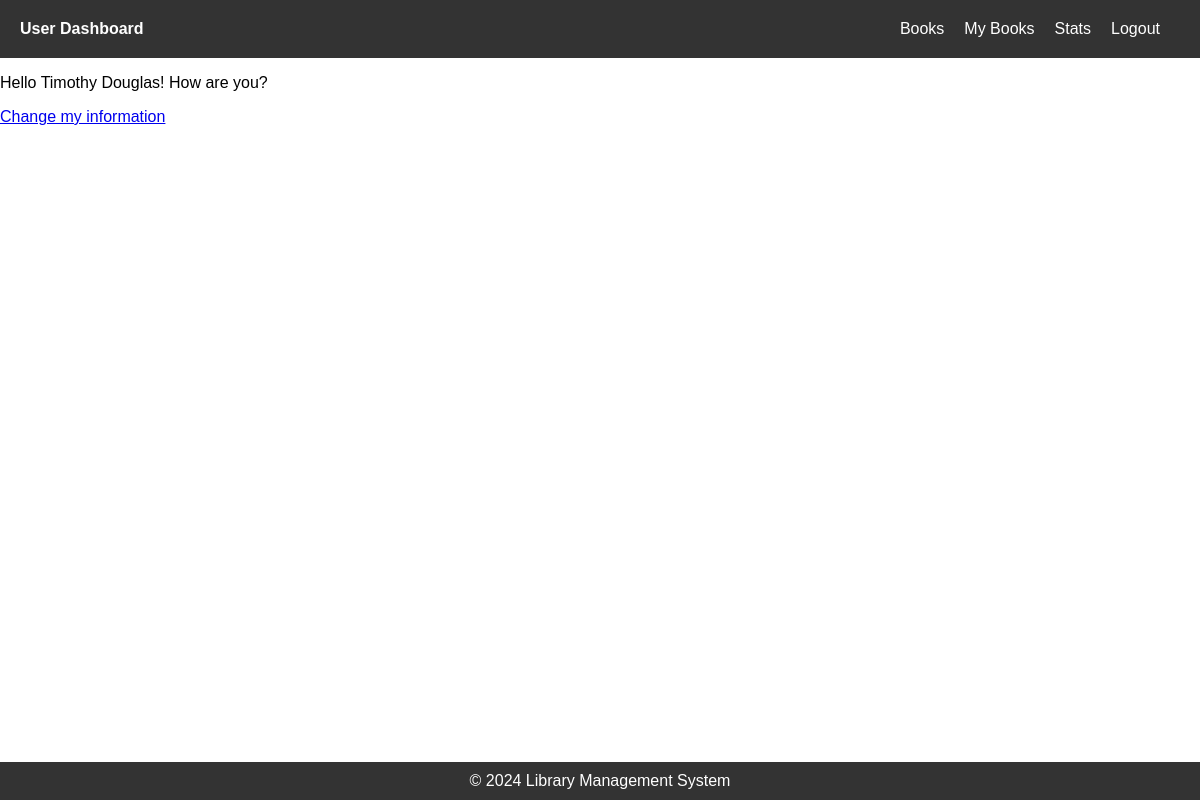
Before: /user_dashboard (signed in) with the older database file.
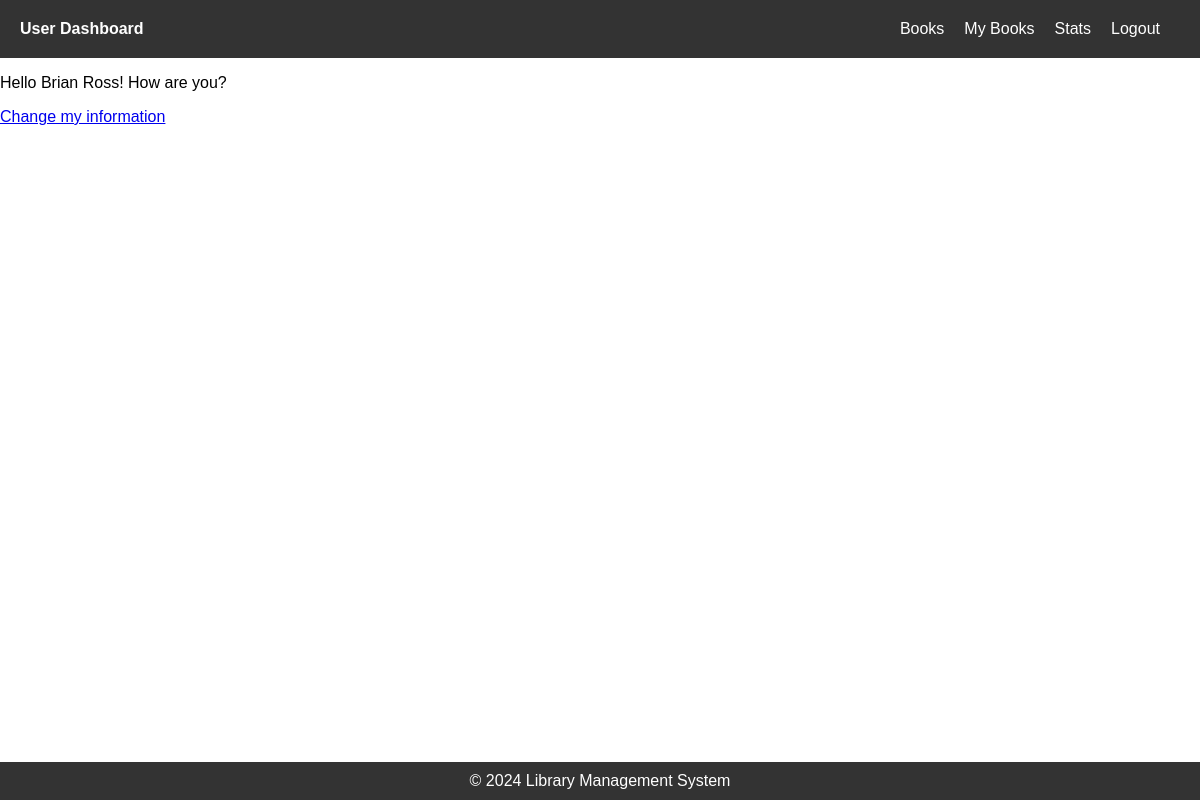
After: the same page with the newer database file.
### application/models.py (models this page shows, shortened)
class User(db.Model, UserMixin):
    id = db.Column(db.Integer, primary_key=True)
    name = db.Column(db.String(50), nullable=False)
    email = db.Column(db.String(100), nullable=False, unique=True)
    phone = db.Column(db.String(15), nullable=False, unique=True)
    password = db.Column(db.String(128), nullable=False)
    address = db.Column(db.String(255), nullable=True)
    gender = db.Column(db.String(10), nullable=True)
    role = db.Column(db.String(20), nullable=False, default="user")
    date_registered = db.Column(db.DateTime, nullable=False, default=db.func.current_timestamp())
    last_login = db.Column(db.DateTime, nullable=True)
    requests = relationship('Request', back_populates='user')
    feedbacks = relationship('Feedback', back_populates='user')
    allocated_books = relationship('Book', secondary=user_allocated_books_association, back_populates='users')

### application/routes.py (the view)
@app.route('/user_dashboard')
@login_required
def user_dashboard():
    return render_template('user/user_dashboard.html')

### application/routes.py (called while the page is built)
@login_manager.user_loader
def load_user(user_id):
    return User.query.get(int(user_id))

### templates/user/user_dashboard.html (shortened to what this page needs)
<!DOCTYPE html>
<html lang="en">
<head>
    <link rel="stylesheet" href="{{ url_for('static', filename='user/user_dashboard.css') }}">
    <link rel="stylesheet" href="{{ url_for('static', filename='librarian_nav.css') }}">
    <link rel="stylesheet" href="{{ url_for('static', filename='footer.css') }}">
</head>
<body>
    <header>
        <nav>
            <ul>
                <li><a href="{{ url_for('user_dashboard') }}" class="dashboard-link">User Dashboard</a></li>
                <li class="navbar-right"><a href="{{ url_for('logout') }}">Logout</a></li>
                <li class="navbar-right"><a href="{{ url_for('user_stats') }}">Stats</a></li>
                <li class="navbar-right"><a href="{{ url_for('my_books') }}">My Books</a></li>
                <li class="navbar-right"><a href="{{ url_for('view_sections') }}">Books</a></li>
            </ul>
        </nav>
    </header>
    <main>
        <div class="user-info">
            <p>Hello {{current_user.name}}! How are you?</p>
            <p><a href="#" onclick="editProfile()">Change my information</a></p>
        </div>
    </main>
</body>
    <footer>
        <p>&copy; 2024 Library Management System</p>
    </footer>
</html>

### static/user/user_dashboard.css (style rules this page uses)
body { font-family: Arial, sans-serif; margin: 0; padding: 0; }

### static/librarian_nav.css (style rules this page uses)
header { background-color: #333; color: #fff; padding: 20px; }
nav ul { list-style-type: none; margin: 0; padding: 0; }
nav ul li { display: inline; margin-right: 20px; }
nav ul li a { color: #fff; text-decoration: none; }
nav ul li a.dashboard-link { font-weight: bold; }
.navbar-right { float: right; }

### static/footer.css (style rules this page uses)
footer { background-color: #333; color: #fff; text-align: center; padding: 10px 0; position: fixed; bottom: 0; width: 100%; }
footer p { margin: 0; }

Changed rows visible on the page:
changed User: name "Timothy Douglas" → "Brian Ross"
